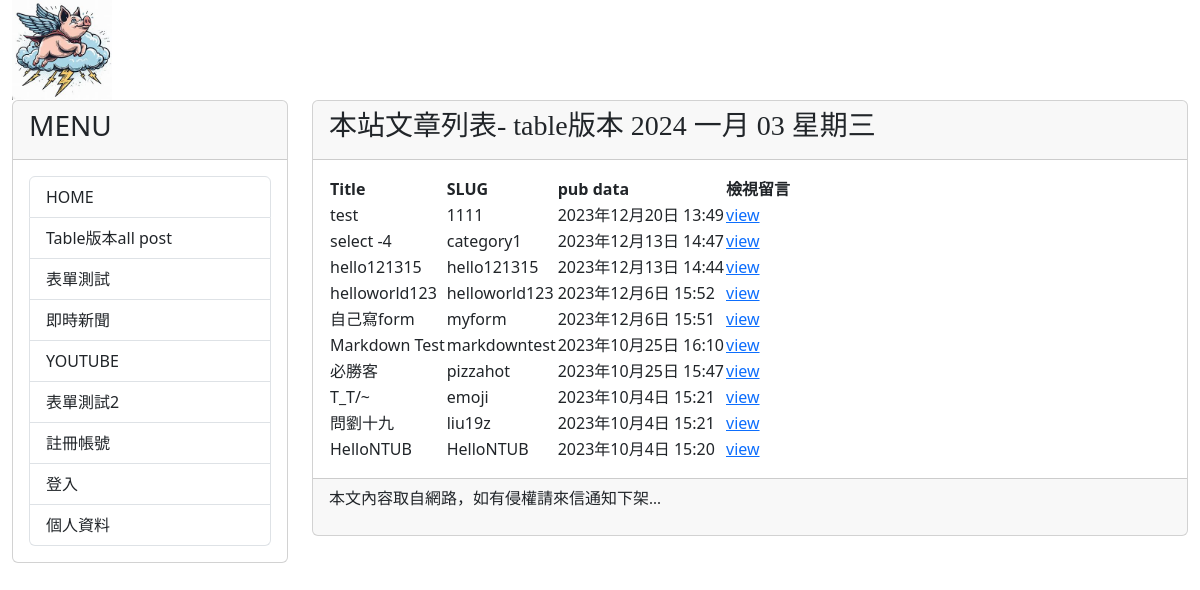
Page /post/ on the committed database.
### mysite/models.py (models this page shows, shortened)
class Post(models.Model):
    title = models.CharField(max_length = 200)
    slug = models.CharField(max_length = 200)
    body = models.TextField()
    category = models.TextField(null=True)
    pub_date = models.DateTimeField(auto_now_add=True)
    class Meta:
        ordering = ('-pub_date', )

### mysite/views.py (the view)
# urls.py: path('post/', mv.show_all_posts, name="show-all-posts"),
def show_all_posts(request):
    posts = Post.objects.all()
    return render(request, 'allposts.html', locals())

### mysite/templates/allposts.html (shortened to what this page needs)
{% extends "base2.html" %}
{% block headmessage %}
<h3 style='font-family:標楷體;'>本站文章列表- table版本</a>
    {% now 'Y M d D' %}
{% endblock headmessage %}
{% block content %}
{% for post in posts %}
{% if forloop.first %}
<table>
    <tr background="#cccccc">
        <th>Title</th>
        <th>SLUG</th>
        <th>pub data</th>
        <th>檢視留言</th>
    </tr>
{% endif %}
    <tr background='{% cycle "#ffccff" "#ccffcc" %}'>
        <td>{{ post.title }}</td>
        <td>{{ post.slug }}</td>
        <td>{{ post.pub_date }}</td>
        <td><a href="{% url 'show-comments' post.id %}">view</a></td>
    </tr>
{% if forloop.last %}
</table>
{% endif %}
{% endfor %}
{% endblock content %}

### rows in the picture
Post: title "test", slug "1111", pub_date "2023年12月20日 13:49"
Post: title "select -4", slug "category1", pub_date "2023年12月13日 14:47"
Post: title "hello121315", slug "hello121315", pub_date "2023年12月13日 14:44"
Post: title "helloworld123", slug "helloworld123", pub_date "2023年12月6日 15:52"
Post: title "自己寫form", slug "myform", pub_date "2023年12月6日 15:51"
Post: title "Markdown Test", slug "markdowntest", pub_date "2023年10月25日 16:10"
Post: title "必勝客", slug "pizzahot", pub_date "2023年10月25日 15:47"
Post: title "T_T/~", slug "emoji", pub_date "2023年10月4日 15:21"
Post: title "問劉十九", slug "liu19z", pub_date "2023年10月4日 15:21"
Post: title "HelloNTUB", slug "HelloNTUB", pub_date "2023年10月4日 15:20"
